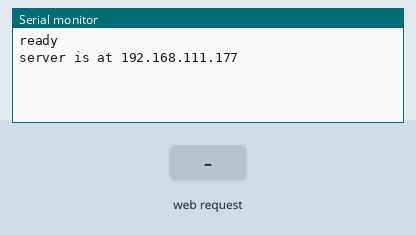
The sketch below on a simulated Arduino Uno, built with avr-gcc and run on an emulated ATmega328P. On the bench: the last lines printed to the serial monitor. Inputs (shaded band) come from the test bench.

Above: at 1.2 s.
1.3 s: HTTP request GET /led received
At 1.42 s:
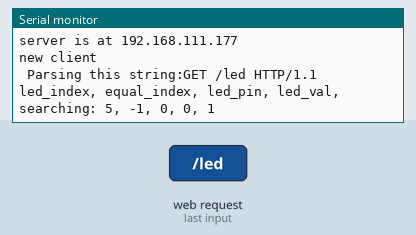
At 2.8 s:
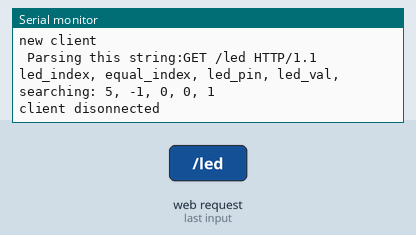

The sketch:

_1121_-_Ethernet_controlling_web_server_one_LED.ino
```cpp
/*  1121 - The Ethernet Shield (W5100) simple GET request parser ONE LED only
 *
 * This sketch shows you how to create a simple that contains a GET request
 * parser. You can use this parser to turn LEDs on and off.
 *
 * The sketch also creates a simple web form that displays buttons in the
 * client's web browser.
 *
 * This sketch supports only one LED, and is a simpler version of the multiple-led
 * sketch from the previous lecture (sketch 1120).
 *
 *
 *
 * Components
 * ----------
 *  - Arduino Uno
 *  - a compatible Ethernet shield (W5100 chipset)
 *  - Access to an Ethernet switch and CAT5 cable
 *  - One LED
 *  - A 330 Ohm resistor for the LED
 *  - A breadboard
 *  - Jumper wires
 *
 *  Libraries
 *  ---------
 *  - SPI (comes with the Arduino IDE)
 *  - Ethernet (comes with the Arduino IDE)
 *
 * Connections
 * -----------
 *
 * Attach the Ethernet shield to the Arduino Uno.
 * Using a Cat5 cable, connect the Ethernet shield
 * to an Ethernet switch that is already a member
 * of your Local Area Network.
 *
 * Attach the LED to the resistor. Attach the LED anode to digital pin 8.
 * Attach the other pin of the resistor to GND.
 *
 * Other information
 * -----------------
 * About the Arduino Ethernet shield v2: https://store.arduino.cc/usa/arduino-ethernet-shield-2
 * About the Arduino Ethernet shield v1: https://www.arduino.cc/en/Main/ArduinoEthernetShieldV1
 * The Ethernet library: https://www.arduino.cc/en/Reference/Ethernet
 * Learn about the String class: https://www.arduino.cc/en/Reference/StringObject
 *
 *  Created on July 4 2017 by Peter Dalmaris
 *
 *
 */

#include <SPI.h>
#include <Ethernet.h>

byte           mac[]        = { 0xDE, 0xAD, 0xBE, 0xEF, 0xFE, 0xED };
byte           ip[]         = { 192,168,111,177 };
String         message      = "";     //Will hold the confirmation message that will be shown to the user
EthernetServer server(80);
String         get_request  = "";     //Holds the GET request

void setup()
{
  Serial.begin(9600);
  Ethernet.begin(mac, ip);
  server.begin();
  Serial.println("ready");
  Serial.print("server is at ");
  Serial.println(Ethernet.localIP());
}

void loop() {
  // listen for new clients
  EthernetClient   client = server.available();
  String return_message;
  if (client) {
    Serial.println("new client");
    boolean sentContent    = false;
    get_request           = "";
    boolean        currentLineIsBlank = true;
    while (client.connected()) {
      if (client.available()) {
        char       c = client.read();
        if(c == '\n')             // Because we are only processing a GET request, we are only interested in the
                                  // content of the first line. So, as soon as we have the first line of the request
                                  // (which always ends wsubliith \n, we can ignore the rest and go ahead to parse the request.
        {
          return_message = parseGetRequest(get_request);
          break;
        }

        get_request += c;  // Store this character from the client in the get_request string.

      }
    }

    if (!sentContent){
       construct_page(client, return_message);
       sentContent = true;
     }

    // give the web browser time to receive the data
    delay(1);
    // close the connection:
    client.stop();
    Serial.println("client disonnected");
  }
}

void construct_page(EthernetClient &client, String &rmessage)
{
    print_header(client);
    print_form(client);
    print_confirmation(rmessage, client);
    end_page(client);
}

void print_header(EthernetClient &client)
{
    client.println("HTTP/1.1 200 OK");
    client.println("Content-Type: text/html");
    client.println();
    client.print("<html><head><title>");
    client.print("GET request example");
    client.println("</title><body>");
}

void print_confirmation(String &confirmation_message, EthernetClient &client)
{
  client.print("Action performed: <b>");
  client.print(confirmation_message);
  client.print("</b>");
}

void print_form(EthernetClient &client)
{
  client.println("<h2>Click buttons to turn pin 8 on or off</h2>");
  client.print("<form action='/' method='GET'><p><input type='hidden' name='led08'");
  client.println(" value='0'><input type='submit' value='Off'/></form>");
  client.print("<form action='/' method='GET'><p><input type='hidden' name='led08'");
  client.print(" value='1'><input type='submit' value='On'/></form>");
}

void end_page(EthernetClient &client)
{
    client.print("</body>");
    client.print("</html>");
}

String parseGetRequest(String &str) {
  Serial.print(" Parsing this string:");
  Serial.println(str);
  boolean searching = true;

  String return_message = "";

  int   led_index    = str.indexOf("led");
  int   equal_index  = str.indexOf("=");
  int   led_pin      = str.substring(led_index+3,equal_index).toInt();      // Find the substring that contains the pin number,
                                                                            // and convert it into an int
  // ** Single value pair parsing **
  int   led_val      = str.substring(equal_index+1,str.length()).toInt(); // Find the substring that contains the value,
                                                                            // and convert it into an int

  //Show the substring indexes and values for debugging
  Serial.print("led_index, equal_index, led_pin, led_val, searching: ");
  Serial.print(led_index);
  Serial.print(", ");
  Serial.print(equal_index);
  Serial.print(", ");
  Serial.print(led_pin);
  Serial.print(", ");
  Serial.print(led_val);
  Serial.print(", ");
  Serial.println(searching);

  return_message        = "Setting LED ";
  return_message        += led_pin;
  return_message        += " to ";
  return_message        += led_val;
  return_message        += "\n";
  executeInstruction(led_pin, led_val);

  return return_message;
}

void executeInstruction(int pin, int val)
{
    pinMode(pin, OUTPUT);
    digitalWrite(pin, val);
    //analogWrite(pin, val);   //If the pin is PWM-capable, you can use analogWrite
}
```

Measured:
- after the input at 1.3 s, the serial monitor: prints a new line at once (image 1)
